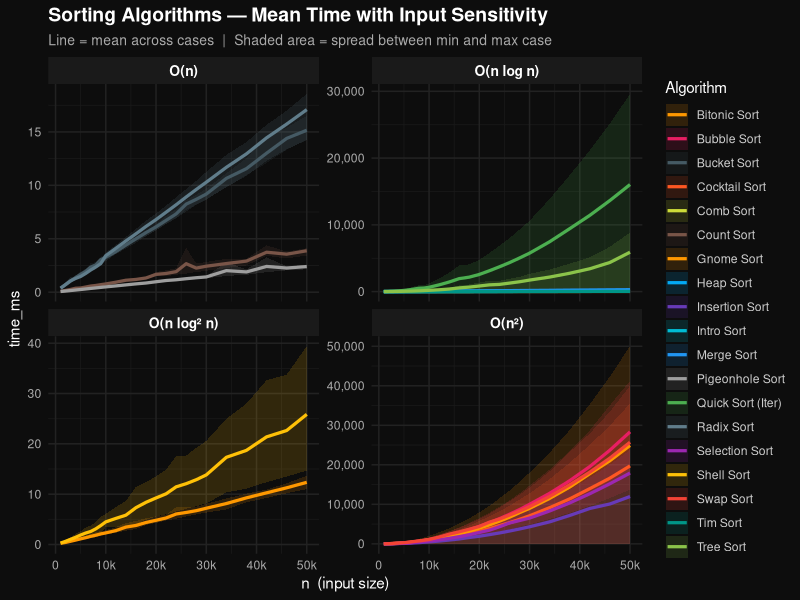
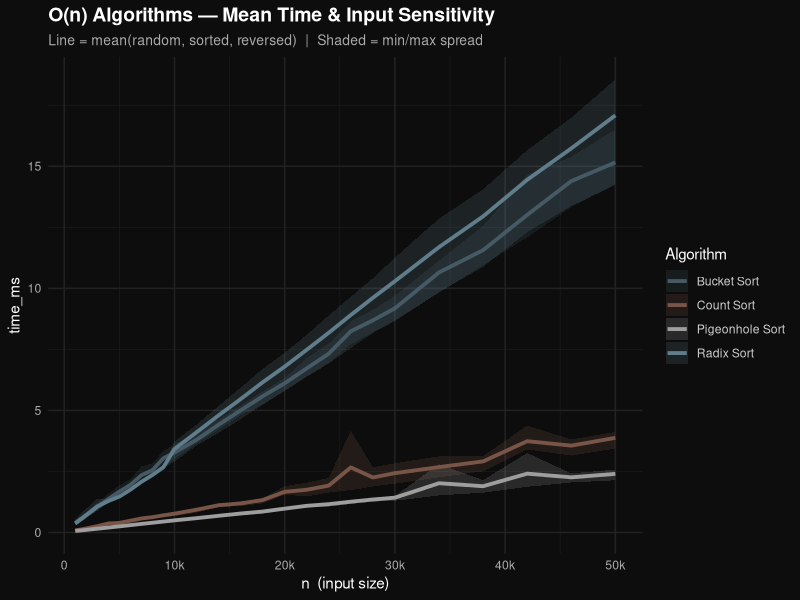
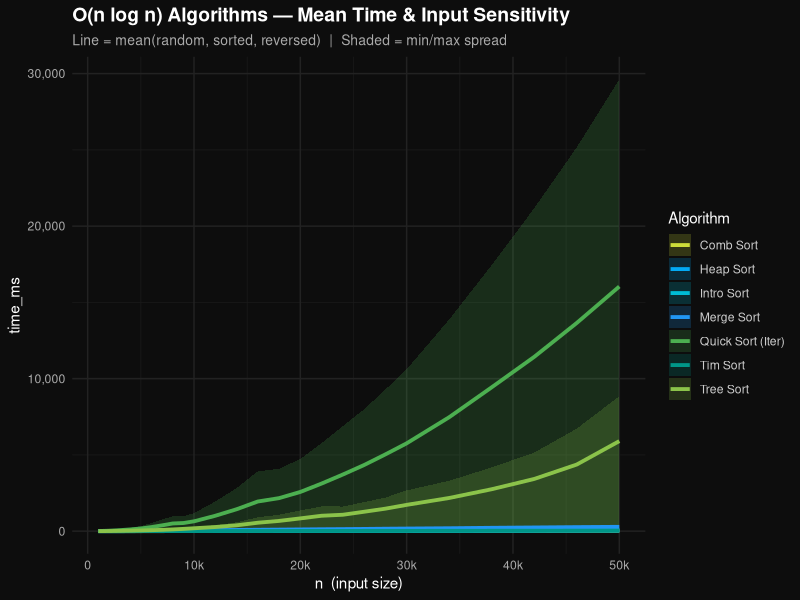
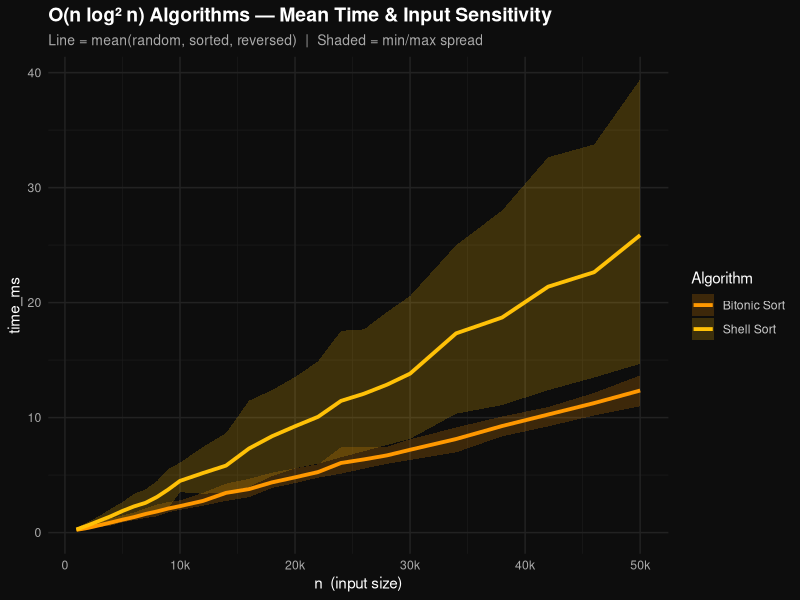
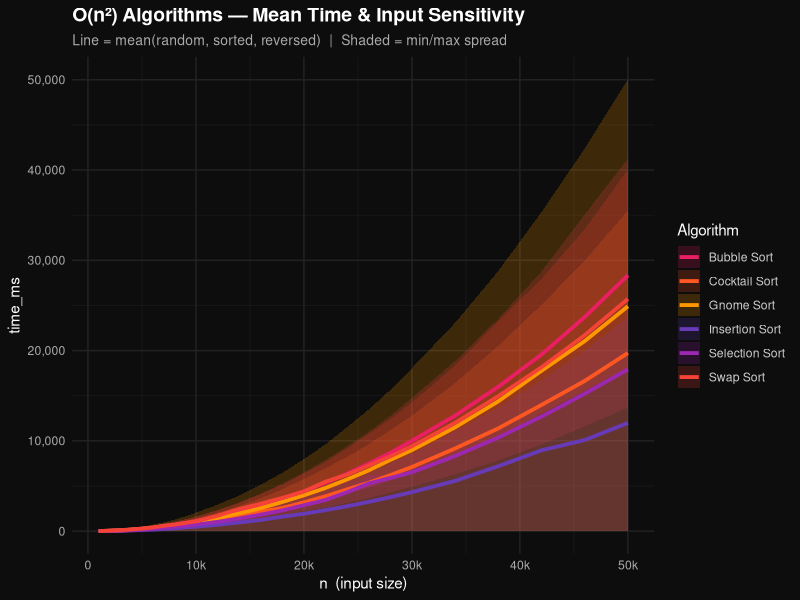
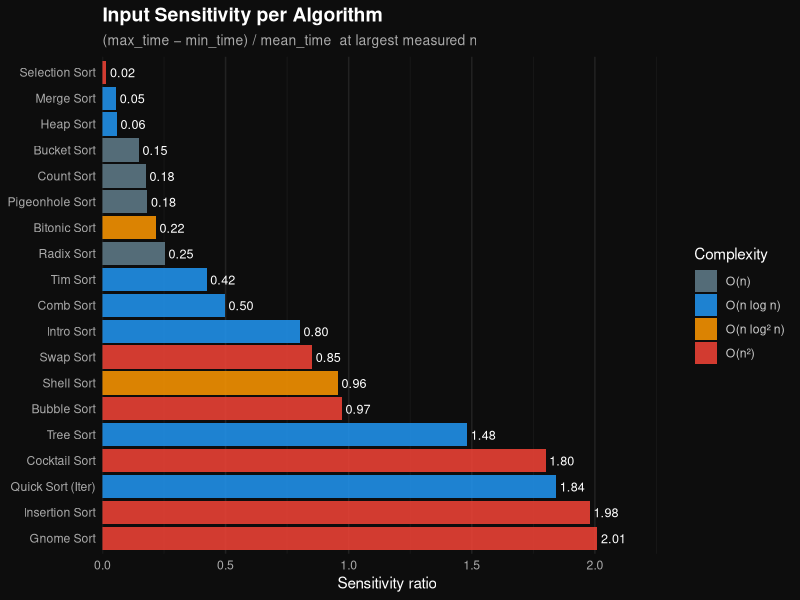
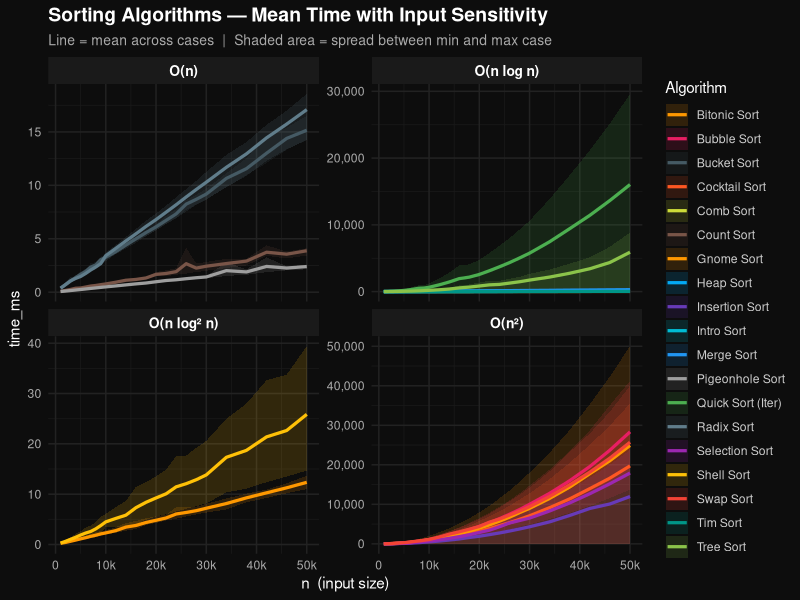
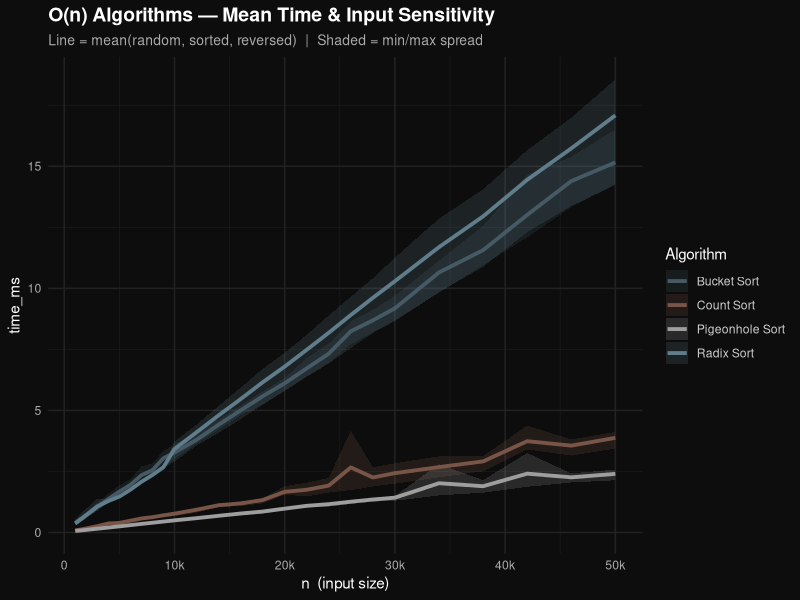

Recreate these plots in R, in order.
# ─────────────────────────────────────────────────────────────────────────────
# Sorting Algorithms — Ribbon Plot Analysis
# Mean time across cases (random / sorted / reversed) with min/max shading
# ─────────────────────────────────────────────────────────────────────────────

library(ggplot2)
library(dplyr)
library(tidyr)

# ── 1. Load data ──────────────────────────────────────────────────────────────
# CSV is UTF-16 because it was generated via PowerShell pipe
df <- read.csv("sorting-results.csv", fileEncoding = "UTF-16LE", stringsAsFactors = FALSE)

# Quick check
cat("Rows loaded:", nrow(df), "\n")
cat("Algorithms :", paste(sort(unique(df$algorithm)), collapse = ", "), "\n")
cat("Cases      :", paste(sort(unique(df$case)), collapse = ", "), "\n")
cat("n range    :", min(df$n), "–", max(df$n), "\n\n")

# ── 2. Assign complexity class to each algorithm ──────────────────────────────
complexity_map <- c(
  "Swap Sort"         = "O(n²)",
  "Bubble Sort"       = "O(n²)",
  "Selection Sort"    = "O(n²)",
  "Insertion Sort"    = "O(n²)",
  "Cocktail Sort"     = "O(n²)",
  "Gnome Sort"        = "O(n²)",
  "Merge Sort"        = "O(n log n)",
  "Heap Sort"         = "O(n log n)",
  "Intro Sort"        = "O(n log n)",
  "Tim Sort"          = "O(n log n)",
  "Quick Sort (Rec)"  = "O(n log n)",
  "Quick Sort (Iter)" = "O(n log n)",
  "Tree Sort"         = "O(n log n)",
  "Comb Sort"         = "O(n log n)",
  "Shell Sort"        = "O(n log² n)",
  "Bitonic Sort"      = "O(n log² n)",
  "Count Sort"        = "O(n)",
  "Radix Sort"        = "O(n)",
  "Pigeonhole Sort"   = "O(n)",
  "Bucket Sort"       = "O(n)"
)

df$complexity <- complexity_map[df$algorithm]

# ── 3. Compute mean / min / max across cases per (algorithm, n) ───────────────
# Quick Sort (Rec) has only random — excluded from ribbon (only 1 case = no spread)
df_stats <- df %>%
  group_by(algorithm, complexity, n) %>%
  summarise(
    mean_time  = mean(time_ms),
    min_time   = min(time_ms),
    max_time   = max(time_ms),
    n_cases    = n(),
    .groups    = "drop"
  ) %>%
  filter(n_cases >= 2)   # need at least 2 cases for a meaningful ribbon

cat("Algorithms included in ribbon plots:\n")
print(sort(unique(df_stats$algorithm)))

# ── 4. Color palette (one color per algorithm) ────────────────────────────────
algo_colors <- c(
  "Swap Sort"         = "#F44336",
  "Bubble Sort"       = "#E91E63",
  "Selection Sort"    = "#9C27B0",
  "Insertion Sort"    = "#673AB7",
  "Cocktail Sort"     = "#FF5722",
  "Gnome Sort"        = "#FF9800",
  "Merge Sort"        = "#2196F3",
  "Heap Sort"         = "#03A9F4",
  "Intro Sort"        = "#00BCD4",
  "Tim Sort"          = "#009688",
  "Quick Sort (Iter)" = "#4CAF50",
  "Tree Sort"         = "#8BC34A",
  "Comb Sort"         = "#CDDC39",
  "Shell Sort"        = "#FFC107",
  "Bitonic Sort"      = "#FF9800",
  "Count Sort"        = "#795548",
  "Radix Sort"        = "#607D8B",
  "Pigeonhole Sort"   = "#9E9E9E",
  "Bucket Sort"       = "#455A64"
)

# ── 5. Shared theme ───────────────────────────────────────────────────────────
theme_sorting <- function() {
  theme_minimal(base_size = 11) +
    theme(
      plot.background    = element_rect(fill = "#0d0d0d", color = NA),
      panel.background   = element_rect(fill = "#0d0d0d", color = NA),
      panel.grid.major   = element_line(color = "#222222"),
      panel.grid.minor   = element_line(color = "#1a1a1a"),
      strip.background   = element_rect(fill = "#1a1a1a", color = NA),
      strip.text         = element_text(color = "white", face = "bold", size = 10),
      axis.text          = element_text(color = "#aaaaaa"),
      axis.title         = element_text(color = "white"),
      plot.title         = element_text(color = "white", face = "bold", size = 14),
      plot.subtitle      = element_text(color = "#aaaaaa", size = 10),
      legend.background  = element_rect(fill = "#0d0d0d", color = NA),
      legend.text        = element_text(color = "#cccccc"),
      legend.title       = element_text(color = "white"),
      legend.key         = element_rect(fill = "#0d0d0d", color = NA)
    )
}

fmt_n <- function(x) {
  ifelse(x >= 1000, paste0(x / 1000, "k"), as.character(x))
}

# ── 6. Plot: all complexity classes in one figure (faceted) ───────────────────
# Order complexity classes from fastest to slowest
df_stats$complexity <- factor(df_stats$complexity,
  levels = c("O(n)", "O(n log n)", "O(n log² n)", "O(n²)"))

p_all <- ggplot(df_stats, aes(x = n, color = algorithm, fill = algorithm)) +
  geom_ribbon(aes(ymin = min_time, ymax = max_time), alpha = 0.15, color = NA) +
  geom_line(aes(y = mean_time), linewidth = 1.1) +
  facet_wrap(~complexity, scales = "free_y", ncol = 2) +
  scale_color_manual(values = algo_colors, name = "Algorithm") +
  scale_fill_manual(values = algo_colors, name = "Algorithm") +
  scale_x_continuous(labels = fmt_n) +
  scale_y_continuous(labels = scales::comma) +
  labs(
    title    = "Sorting Algorithms — Mean Time with Input Sensitivity",
    subtitle = "Line = mean across cases  |  Shaded area = spread between min and max case",
    x        = "n  (input size)",
    y        = "time_ms"
  ) +
  theme_sorting()

print(p_all)
ggsave("ribbon_all_classes.png", p_all, width = 14, height = 10, dpi = 130,
       bg = "#0d0d0d")
cat("Saved: ribbon_all_classes.png\n")

# ── 7. Individual plots per complexity class ───────────────────────────────────
complexity_classes <- levels(df_stats$complexity)

for (cls in complexity_classes) {
  df_cls <- df_stats %>% filter(complexity == cls)

  p <- ggplot(df_cls, aes(x = n, color = algorithm, fill = algorithm)) +
    geom_ribbon(aes(ymin = min_time, ymax = max_time), alpha = 0.2, color = NA) +
    geom_line(aes(y = mean_time), linewidth = 1.3) +
    scale_color_manual(values = algo_colors, name = "Algorithm") +
    scale_fill_manual(values = algo_colors, name = "Algorithm") +
    scale_x_continuous(labels = fmt_n) +
    scale_y_continuous(labels = scales::comma) +
    labs(
      title    = paste0(cls, " Algorithms — Mean Time & Input Sensitivity"),
      subtitle = "Line = mean(random, sorted, reversed)  |  Shaded = min/max spread",
      x        = "n  (input size)",
      y        = "time_ms"
    ) +
    theme_sorting()

  print(p)

  # Clean filename: remove parentheses and spaces
  fname <- paste0("ribbon_", gsub("[^a-zA-Z0-9]", "_", cls), ".png")
  ggsave(fname, p, width = 12, height = 6, dpi = 130, bg = "#0d0d0d")
  cat("Saved:", fname, "\n")
}

# ── 8. Bonus: sensitivity plot ────────────────────────────────────────────────
# Shows how much each algorithm's time varies depending on input type
# Metric: (max_time - min_time) / mean_time  at the largest n available per algo

df_sensitivity <- df_stats %>%
  group_by(algorithm, complexity) %>%
  filter(n == max(n)) %>%
  mutate(sensitivity = (max_time - min_time) / mean_time) %>%
  ungroup() %>%
  arrange(desc(sensitivity))

df_sensitivity$algorithm <- factor(df_sensitivity$algorithm,
  levels = df_sensitivity$algorithm)

p_sens <- ggplot(df_sensitivity,
                 aes(x = algorithm, y = sensitivity, fill = complexity)) +
  geom_col(alpha = 0.85) +
  geom_text(aes(label = sprintf("%.2f", sensitivity)),
            hjust = -0.15, color = "white", size = 3.2) +
  coord_flip() +
  scale_fill_manual(values = c(
    "O(n)"       = "#607D8B",
    "O(n log n)" = "#2196F3",
    "O(n log² n)"= "#FF9800",
    "O(n²)"      = "#F44336"
  ), name = "Complexity") +
  scale_y_continuous(expand = expansion(mult = c(0, 0.15))) +
  labs(
    title    = "Input Sensitivity per Algorithm",
    subtitle = "(max_time − min_time) / mean_time  at largest measured n",
    x        = NULL,
    y        = "Sensitivity ratio"
  ) +
  theme_sorting() +
  theme(panel.grid.major.y = element_blank())

print(p_sens)
ggsave("ribbon_sensitivity.png", p_sens, width = 10, height = 8, dpi = 130,
       bg = "#0d0d0d")
cat("Saved: ribbon_sensitivity.png\n\n")
cat("Done! Files generated:\n")
cat("  ribbon_all_classes.png\n")
for (cls in complexity_classes) {
  cat("  ribbon_", gsub("[^a-zA-Z0-9]", "_", cls), ".png\n", sep = "")
}
cat("  ribbon_sensitivity.png\n")
